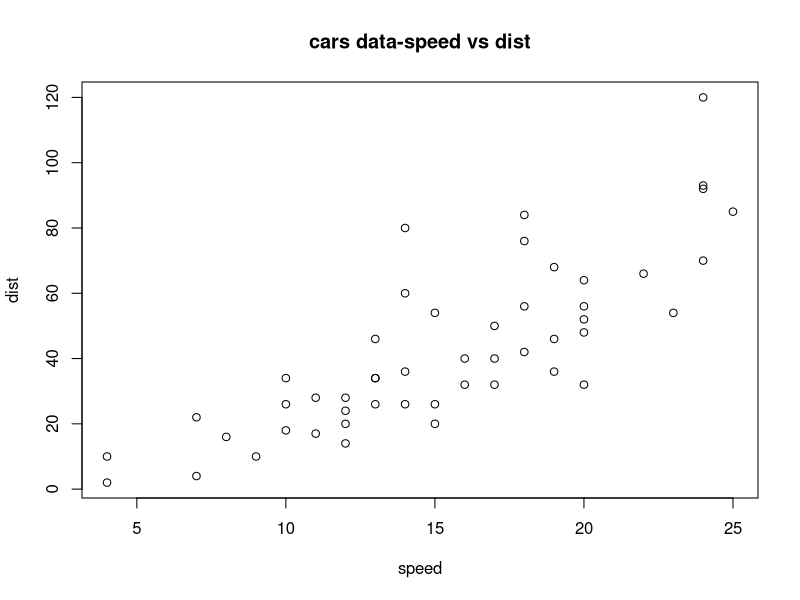
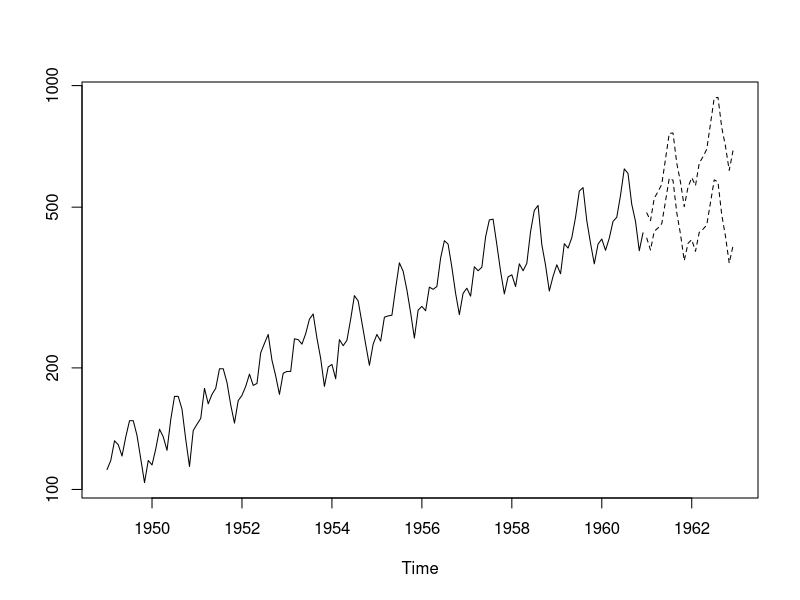
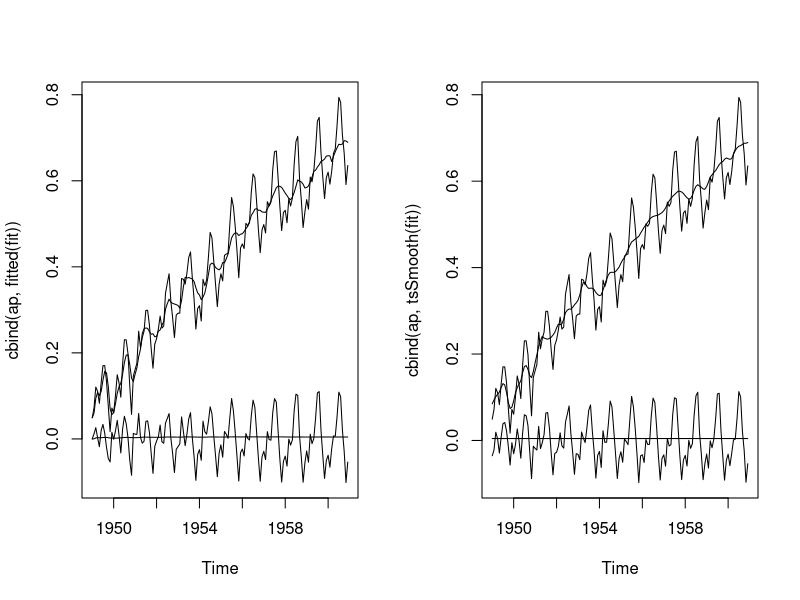
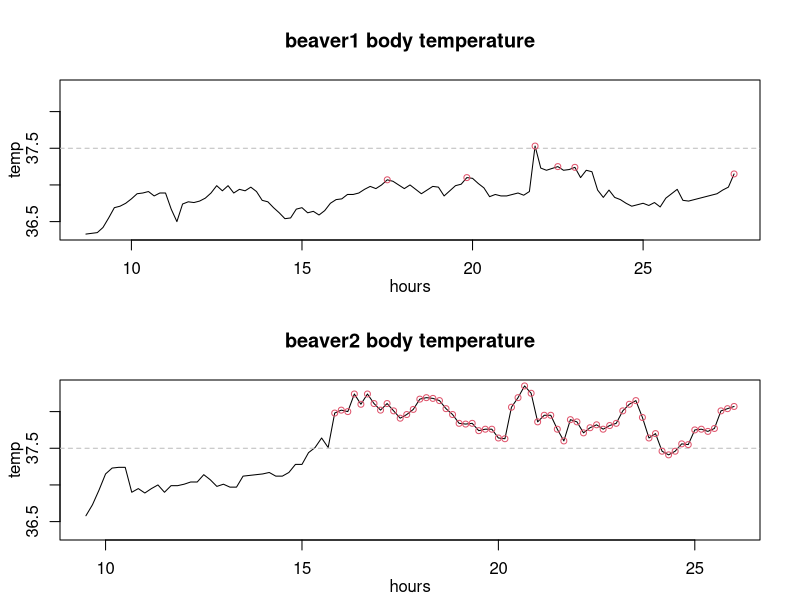

R code for these plots, in order:
c <- cars
plot(c, main = "cars data-speed vs dist")
## Not run: 
## These are quite slow and so not run by example(AirPassengers)

## The classic 'airline model', by full ML
(fit <- arima(log10(AirPassengers), c(0, 1, 1),
              seasonal = list(order = c(0, 1, 1), period = 12)))
update(fit, method = "CSS")
update(fit, x = window(log10(AirPassengers), start = 1954))
pred <- predict(fit, n.ahead = 24)
tl <- pred$pred - 1.96 * pred$se
tu <- pred$pred + 1.96 * pred$se
ts.plot(AirPassengers, 10^tl, 10^tu, log = "y", lty = c(1, 2, 2))

## full ML fit is the same if the series is reversed, CSS fit is not
ap0 <- rev(log10(AirPassengers))
attributes(ap0) <- attributes(AirPassengers)
arima(ap0, c(0, 1, 1), seasonal = list(order = c(0, 1, 1), period = 12))
arima(ap0, c(0, 1, 1), seasonal = list(order = c(0, 1, 1), period = 12),
      method = "CSS")

## Structural Time Series
ap <- log10(AirPassengers) - 2
(fit <- StructTS(ap, type = "BSM"))
par(mfrow = c(1, 2))
plot(cbind(ap, fitted(fit)), plot.type = "single")
plot(cbind(ap, tsSmooth(fit)), plot.type = "single")

## End(Not run)

require(graphics)
(yl <- range(beaver1$temp, beaver2$temp))

beaver.plot <- function(bdat, ...) {
  nam <- deparse(substitute(bdat))
  with(bdat, {
    # Hours since start of day:
    hours <- time %/% 100 + 24*(day - day[1]) + (time %% 100)/60
    plot (hours, temp, type = "l", ...,
          main = paste(nam, "body temperature"))
    abline(h = 37.5, col = "gray", lty = 2)
    is.act <- activ == 1
    points(hours[is.act], temp[is.act], col = 2, cex = .8)
  })
}
op <- par(mfrow = c(2, 1), mar = c(3, 3, 4, 2), mgp = 0.9 * 2:0)
beaver.plot(beaver1, ylim = yl)
beaver.plot(beaver2, ylim = yl)
par(op)


